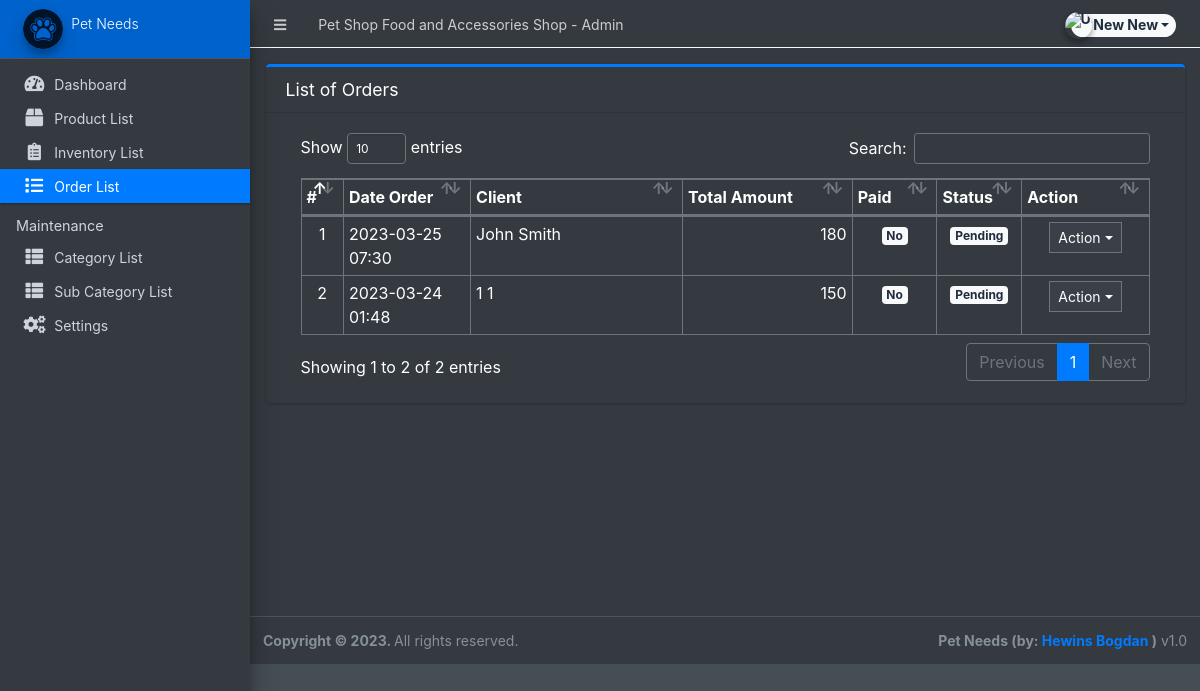
Screenshot of /admin/?page=orders (signed in) with the database file from the repository.
### tables this page shows
CREATE TABLE `orders` (
  `id` int(30) NOT NULL,
  `client_id` int(30) NOT NULL,
  `delivery_address` text NOT NULL,
  `payment_method` varchar(100) NOT NULL,
  `amount` double NOT NULL,
  `status` tinyint(2) NOT NULL DEFAULT 0,
  `paid` tinyint(1) NOT NULL DEFAULT 0,
  `date_created` datetime NOT NULL DEFAULT current_timestamp(),
  `date_updated` datetime DEFAULT NULL ON UPDATE current_timestamp()
);

### admin/orders/index.php (the view, shortened to what this page needs)
<div class="card card-outline card-primary">
	<div class="card-header">
		<h3 class="card-title">List of Orders</h3>
	</div>
	<div class="card-body">
		<div class="container-fluid">
        <div class="container-fluid">
			<table class="table table-bordered table-stripped">
				<colgroup>
					<col width="5%">
					<col width="15%">
					<col width="25%">
					<col width="20%">
					<col width="10%">
					<col width="10%">
					<col width="15%">
				</colgroup>
				<thead>
					<tr>
						<th>#</th>
						<th>Date Order</th>
						<th>Client</th>
						<th>Total Amount</th>
						<th>Paid</th>
						<th>Status</th>
						<th>Action</th>
					</tr>
				</thead>
				<tbody>
					<?php
					$i = 1;
						$qry = $conn->query("SELECT o.*,concat(c.firstname,' ',c.lastname) as client from `orders` o inner join clients c on c.id = o.client_id order by unix_timestamp(o.date_created) desc ");
						while($row = $qry->fetch_assoc()):
					?>
						<tr>
							<td class="text-center"><?php echo $i++; ?></td>
							<td><?php echo date("Y-m-d H:i",strtotime($row['date_created'])) ?></td>
							<td><?php echo $row['client'] ?></td>
							<td class="text-right"><?php echo number_format($row['amount']) ?></td>
							<td class="text-center">
                                <?php if($row['paid'] == 0): ?>
                                    <span class="badge badge-light">No</span>
                                <?php else: ?>
                                    <span class="badge badge-success">Yes</span>
                                <?php endif; ?>
                            </td>
							<td class="text-center">
                                <?php if($row['status'] == 0): ?>
                                    <span class="badge badge-light">Pending</span>
                                <?php elseif($row['status'] == 1): ?>
                                    <span class="badge badge-primary">Packed</span>
								<?php elseif($row['status'] == 2): ?>
                                    <span class="badge badge-warning">Out for Delivery</span>
								<?php elseif($row['status'] == 3): ?>
                                    <span class="badge badge-success">Delivered</span>
                                <?php else: ?>
                                    <span class="badge badge-danger">Cancelled</span>
                                <?php endif; ?>
                            </td>
							<td align="center">
								 <button type="button" class="btn btn-flat btn-default btn-sm dropdown-toggle dropdown-icon" data-toggle="dropdown">
				                  		Action
				                  </button>
							</td>
						</tr>
					<?php endwhile; ?>
				</tbody>
			</table>
		</div>
		</div>
	</div>
</div>

### rows the page displays
orders: date_created "2023-03-25 07:30", client "John Smith", amount "180", paid "No", status "Pending"
orders: date_created "2023-03-24 01:48", client "1 1", amount "150", paid "No", status "Pending"

### other values shown
$_settings->info('name') "Pet Shop Food and Accessories Shop"
$_settings->userdata('firstname').' '.$_settings->userdata('lastname') "New New"
$_settings->info('short_name') "Pet Needs"
